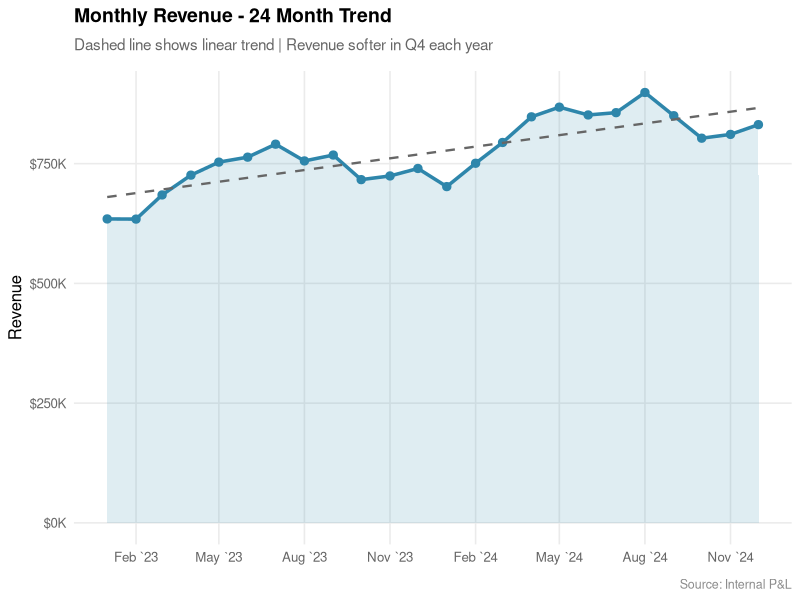
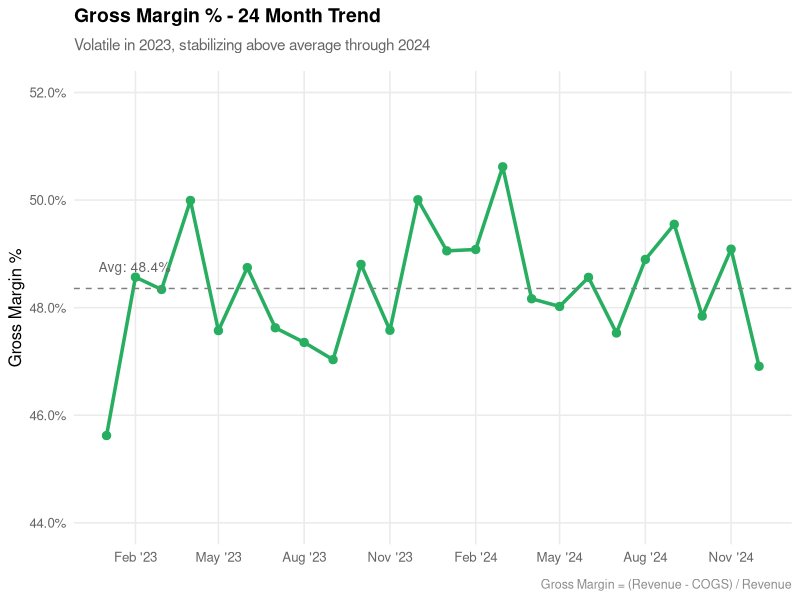
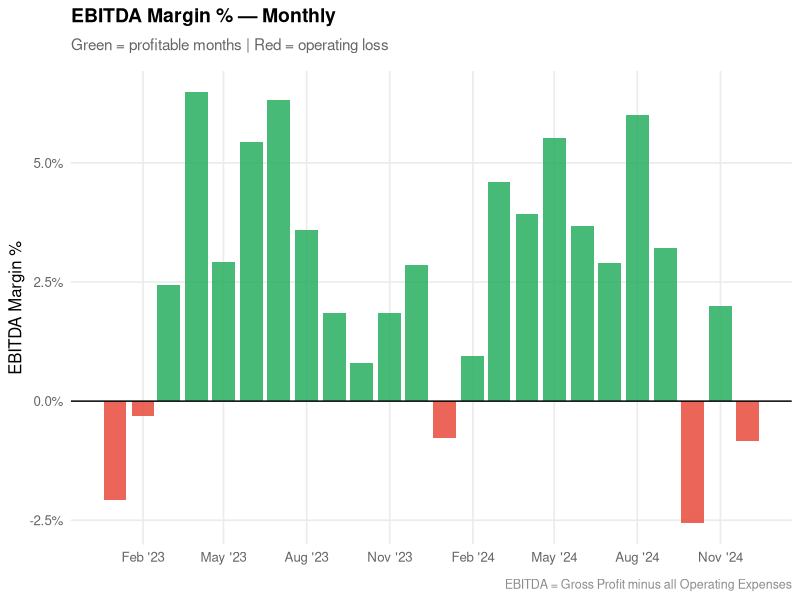
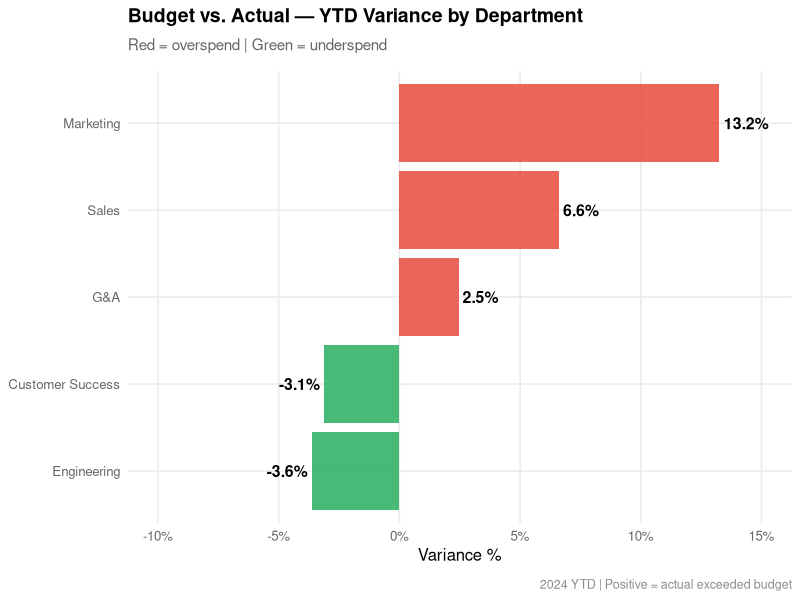
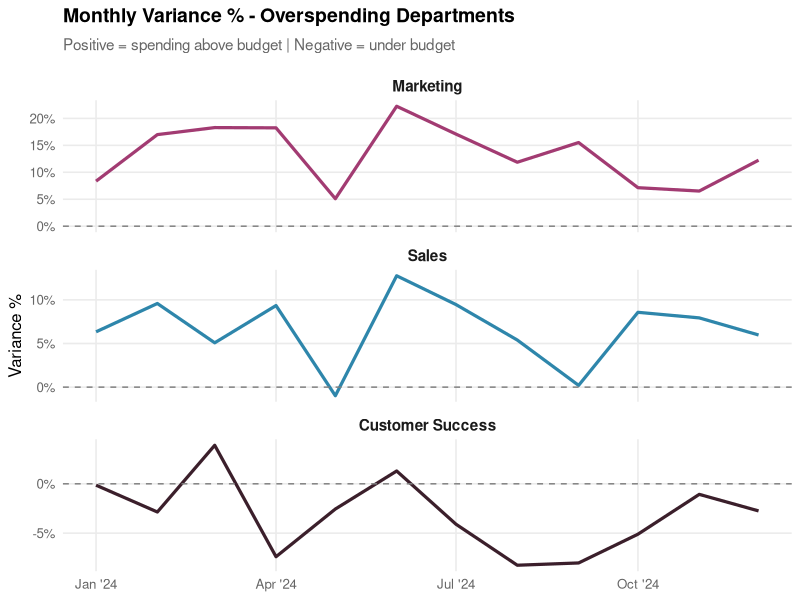
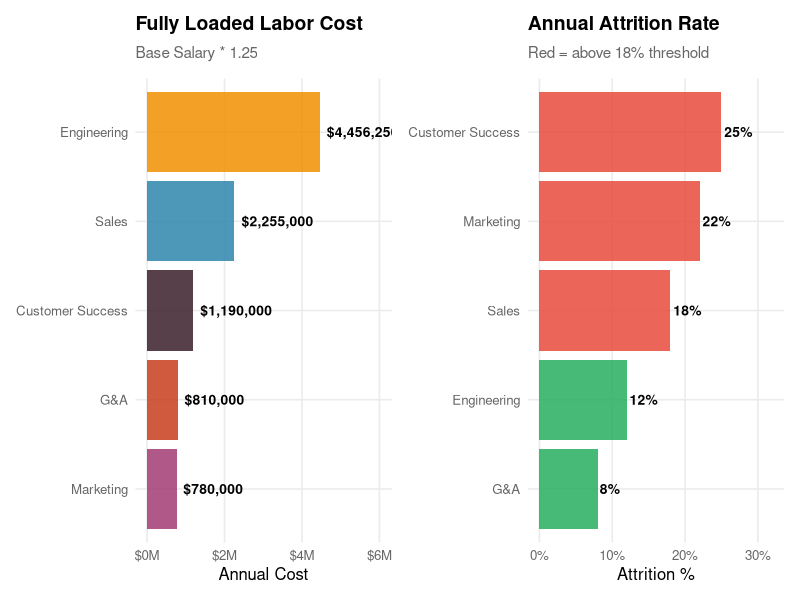
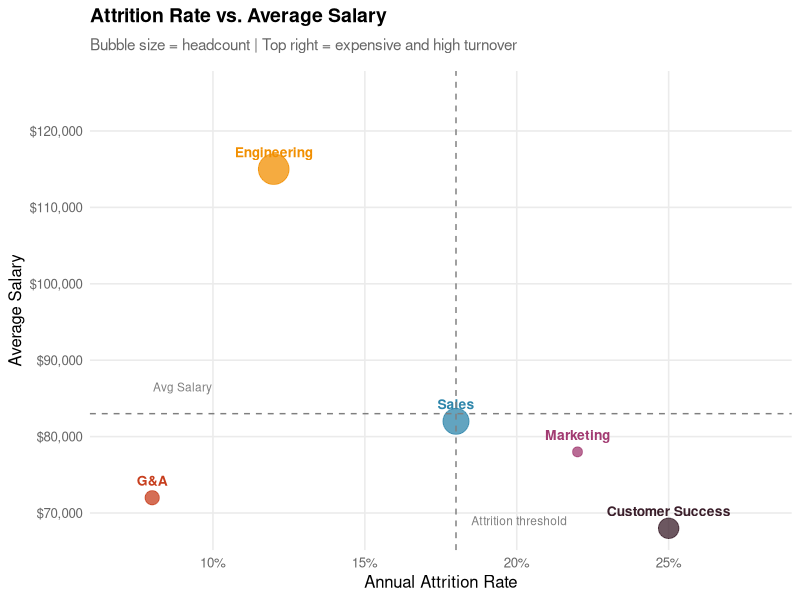
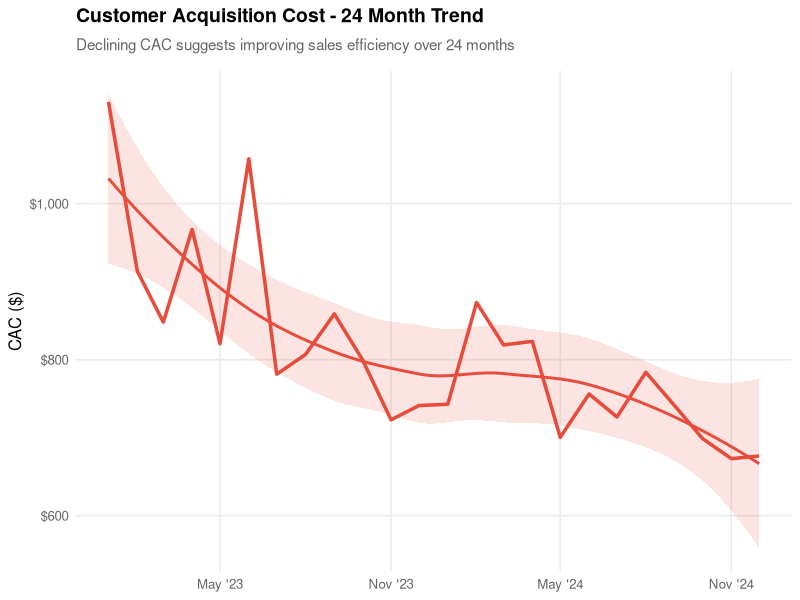

The R script that drew these images, in order:
## ---- chunk 1

knitr::opts_chunk$set(
  echo = TRUE,
  message    = FALSE,
  warning    = FALSE,
  fig.width  = 10,
  fig.height = 6,
  fig.align  = "center"
)

set.seed(42)


## ---- chunk 2

library(tidyverse)
library(scales)
library(lubridate)
library(ggthemes)
library(knitr)
library(kableExtra)
library(patchwork)

## ---- chunk 3

months <- seq.Date(from = as.Date("2023-01-01"), by = "month", length.out = 24)

monthly_pl <- tibble(
  month = months,
  revenue = 650000 * (1 + 0.015 * (1:24)) *
    (1 + 0.08 * sin((month(months) - 3) * pi / 6)) +
    rnorm(24, 0, 15000),
  cogs = revenue * (0.52 - 0.003 * (1:24) / 24) + rnorm(24, 0, 8000),
  opex_salaries = 180000 + 2500 * (1:24) + rnorm(24, 0, 5000), 
  opex_marketing = 45000 + 800 * (1:24) + rnorm(24, 0, 3000),
  opex_tech      = 28000 + 400 * (1:24) + rnorm(24, 0, 1500),
  opex_facilities = 32000 + rnorm(24, 0, 1000),
  opex_other      = 18000 + 300 * (1:24) + rnorm(24, 0, 2000)
) %>% 
  mutate(
    gross_profit = revenue - cogs,
    gross_margin = gross_profit / revenue,
    total_opex = opex_salaries + opex_marketing + opex_tech + opex_facilities + opex_other,
    ebitda = gross_profit - total_opex,
    ebitda_margin = ebitda / revenue,
    year = year(month),
    month_label = format(month, "%b %Y")
  )

## ---- chunk 4

current_years_months <- months[year(months) == 2024]

budget_vs_actual <- tibble(
  month = rep(current_years_months, 5),
  department = rep(c("Sales", "Marketing", "Engineering", "G&A", "Customer Success"), each = length(current_years_months))
) %>% 
  mutate(
    budget = case_when(
      department == "Sales"            ~ 95000  + 1000  * as.integer(factor(month)), 
      department == "Marketing"        ~ 48000  + 500   * as.integer(factor(month)), 
      department == "Engineering"      ~ 120000 + 800   * as.integer(factor(month)),  
      department == "G&A"              ~ 42000  + 200   * as.integer(factor(month)), 
      department == "Customer Success" ~ 35000  + 300   * as.integer(factor(month)) 
    ),
    variance_pct = case_when(
      department == "Sales"            ~ rnorm(n(), 0.06,  0.04), 
      department == "Marketing"        ~ rnorm(n(), 0.12,  0.05), 
      department == "Engineering"      ~ rnorm(n(), -0.03, 0.03),  
      department == "G&A"              ~ rnorm(n(), 0.02,  0.02),
      department == "Customer Success" ~ rnorm(n(), -0.05, 0.03)
    ),
    actual = budget * (1 + variance_pct),
    variance = actual - budget
  )
## ---- chunk 5
headcount <- tibble(
  department = c("Sales", "Marketing", "Engineering", "G&A", "Customer Success"),
  headcount = c(22, 8, 31, 9, 14),
  avg_salary = c(82000, 78000, 115000, 72000, 68000),
  avg_tenure_yrs = c(2.1, 1.8, 3.4, 4.2, 2.7),
  open_reqs      = c(3, 1, 5, 0, 2),
  attrition_rate = c(0.18, 0.22, 0.12, 0.08, 0.25)
) %>% 
  mutate(
    total_labor_cost = headcount * avg_salary,
    fully_loaded = total_labor_cost * 1.25
  )

## ---- chunk 6

unit_econ <- tibble(
 month             = months,
  new_customers     = round(120 + 4 * (1:24) + rnorm(24, 0, 12)),
  churned_customers = round(40 + 1.5 * (1:24) + rnorm(24, 0, 4)),
  sales_marketing_spend = monthly_pl$opex_salaries * 0.35 +
                          monthly_pl$opex_marketing
) %>% 
  mutate(
    total_customers   = cumsum(new_customers - churned_customers) + 800,
    cac               = sales_marketing_spend / pmax(new_customers, 1),
    arpu              = (monthly_pl$revenue / total_customers) * 0.25,
    churn_rate        = churned_customers / total_customers,
    ltv               = arpu / pmax(churn_rate, 0.001) * 0.70,
    ltv_cac_ratio     = ltv / cac,
    cogs_per_customer = monthly_pl$cogs / total_customers
  )

## ---- chunk 7

glimpse(monthly_pl)
glimpse(budget_vs_actual)
glimpse(headcount)
glimpse(unit_econ)

## ---- chunk 8

theme_ba <- function() {
  theme_minimal(base_size = 12) +
    theme(
      plot.title = element_text(face = "bold", size = 14,
                                margin = margin(b = 8)),
      plot.subtitle = element_text(color = "grey40", size = 11,
                                   margin = margin(b = 12)),
      plot.caption = element_text(color = "grey55", size = 9,
                                  margin = margin(t = 10)),
      panel.grid.minor = element_blank(),
      panel.grid.major = element_line(color = "grey92"),
      axis.text        = element_text(color = "grey40"),
      legend.position  = "bottom",
      strip.text       = element_text(face = "bold", size = 11)
    )
}

pallete_dept <- c(
  "Sales"            = "#2E86AB",
  "Marketing"        = "#A23B72",
  "Engineering"      = "#F18F01",
  "G&A"              = "#C73E1D",
  "Customer Success" = "#3B1F2B"
)

## ---- chunk 9

monthly_pl %>% 
  ggplot(aes(x = month, y = revenue)) +
  geom_area(fill = "#2E86AB", alpha = 0.15) +
  geom_line(color = "#2E86AB", linewidth = 1.2) +
  geom_point(color = "#2E86AB", size = 2.5) +
  geom_smooth(method = "lm", se = FALSE, color = "grey40",
              linetype = "dashed", linewidth = 0.8) +
  scale_y_continuous(labels = dollar_format(scale = 1e-3, suffix = "K"))+
  scale_x_date(date_labels = "%b `%y", date_breaks = "3 months") +
  labs(
    title = "Monthly Revenue - 24 Month Trend",
    subtitle = "Dashed line shows linear trend | Revenue softer in Q4 each year",
    x = NULL,
    y = "Revenue",
    caption = "Source: Internal P&L"
  ) + 
  theme_ba()

## ---- chunk 10

monthly_pl %>% 
  ggplot(aes(x = month, y = gross_margin)) +
  geom_line(color = "#27AE60", linewidth = 1.2) +
  geom_point(color = "#27AE60", size = 2.5) +
  geom_hline(yintercept = mean(monthly_pl$gross_margin),
             linetype = "dashed", color = "grey50") +
  annotate("text",
           x     = min(monthly_pl$month) + 30,
           y     = mean(monthly_pl$gross_margin) + 0.004,
           label = paste0("Avg: ", percent(mean(monthly_pl$gross_margin),
                                           accuracy = 0.1)),
           color = "grey40", size = 3.5) +
  scale_y_continuous(labels = percent_format(accuracy = 0.1),
                     limits = c(0.44, 0.52)) +
  scale_x_date(date_labels = "%b '%y", date_breaks = "3 months") +
  labs(
    title = "Gross Margin % - 24 Month Trend",
    subtitle = "Volatile in 2023, stabilizing above average through 2024",
    x = NULL,
    y = "Gross Margin %",
    caption = "Gross Margin = (Revenue - COGS) / Revenue"
  ) +
  theme_ba()

## ---- chunk 11

monthly_pl %>% 
  ggplot(aes(x = month, y = ebitda_margin,
             fill = ebitda_margin >= 0)) +
  geom_col(alpha = 0.85) +
  geom_hline(yintercept = 0, color = "black", linewidth = 0.5) +
  scale_y_continuous(labels = percent_format(accuracy = 0.1)) +
  scale_x_date(date_labels = "%b '%y", date_breaks = "3 months") +
  scale_fill_manual(values = c("TRUE" = "#27AE60", "FALSE" = "#E74C3C"),
                    guide = "none") +
  labs(
    title    = "EBITDA Margin % — Monthly",
    subtitle = "Green = profitable months | Red = operating loss",
    x = NULL,
    y = "EBITDA Margin %",
    caption  = "EBITDA = Gross Profit minus all Operating Expenses"
  ) +
  theme_ba()

## ---- chunk 12

bva_summary <- budget_vs_actual %>% 
  group_by(department) %>% 
  summarize(
    total_budget = sum(budget),
    total_actual = sum(actual),
    total_variance = sum(variance),
    variance_pct = total_variance / total_budget,
    .groups = 'drop'
  ) %>% 
  arrange(desc(variance_pct)) 

bva_summary %>% 
  mutate(
    total_budget = dollar(total_budget),
    total_actual = dollar(total_actual),
    total_variance = dollar(total_variance),
    variance_pct = percent(variance_pct, accuracy = 0.1)
  ) %>% 
  kable(
    col.names = c(
      "Department", "Budget", "Actual",
      "Variance ($)", "Variance (%)"
    ),
    align = c("l", "r", "r", "r", "r")
  ) %>%
  kable_styling(
    bootstrap_options = c("striped", "hover", "condensed"),
    full_width = FALSE
  )


## ---- chunk 13

bva_summary %>%
  ggplot(aes(x = reorder(department, variance_pct),
             y = variance_pct,
             fill = variance_pct > 0)) +
  geom_col(alpha = 0.85) +
  geom_text(aes(label = paste0(round(variance_pct * 100, 1), "%"),
                hjust = ifelse(variance_pct > 0, -0.1, 1.1)),
            size = 4, fontface = "bold") +
  coord_flip() +
  scale_y_continuous(labels = percent_format(),
                     limits = c(-0.1, 0.15)) +
  scale_fill_manual(values = c("TRUE" = "#E74C3C", "FALSE" = "#27AE60"),
                    guide = "none") +
  labs(
    title    = "Budget vs. Actual — YTD Variance by Department",
    subtitle = "Red = overspend | Green = underspend",
    x = NULL,
    y = "Variance %",
    caption  = "2024 YTD | Positive = actual exceeded budget"
  ) +
  theme_ba()

## ---- chunk 14
budget_vs_actual %>% 
  filter(department %in% c("Marketing", "Sales", "Customer Success")) %>% 
  mutate(department = factor(department,
                             levels = c("Marketing", "Sales",
                                        "Customer Success"))) %>% 
  ggplot(aes(x = month, y = variance_pct, color = department)) +
  geom_line(linewidth = 1.1) +
  geom_hline(yintercept = 0, linetype = "dashed", color = "grey50") +
  facet_wrap(~department, ncol = 1, scales = "free_y") +
  scale_y_continuous(labels = percent_format(accuracy = 1)) +
  scale_x_date(date_labels = "%b '%y") +
  scale_color_manual(values = pallete_dept, guide = "none") +
  labs(
    title = "Monthly Variance % - Overspending Departments",
    subtitle = "Positive = spending above budget | Negative = under budget",
    x = NULL,
    y = "Variance %"
  ) +
  theme_ba()
## ---- chunk 15
headcount_display <- headcount %>% 
  arrange(desc(fully_loaded)) %>% 
  mutate(
    avg_salary       = dollar(avg_salary),
    total_labor_cost = dollar(total_labor_cost),
    fully_loaded     = dollar(fully_loaded),
    attrition_rate   = percent(attrition_rate, accuracy = 1)
  )

headcount_display %>%
  kable(
    col.names = c("Department", "Headcount", "Avg Salary",
                  "Avg Tenure (Yrs)", "Open Reqs", "Attrition %",
                  "Total Labor", "Fully Loaded"),
    align = c("l", "r", "r", "r", "r", "r", "r", "r")
  ) %>%
  kable_styling(bootstrap_options = c("striped", "hover", "condensed"),
                full_width = TRUE)
## ---- chunk 16

p_hc1 <- headcount %>% 
  ggplot(aes(x = reorder(department, fully_loaded),
             y = fully_loaded,
             fill = department)) +
  geom_col(alpha = 0.85) +
  geom_text(aes(label = dollar(fully_loaded)),
            hjust = -0.1, size = 3.5, fontface = "bold") +
  coord_flip() +
  scale_y_continuous(labels = dollar_format(scale = 1e-6, suffix = "M"),
                     limits = c(0, max(headcount$fully_loaded) * 1.35)) +
  scale_fill_manual(values = pallete_dept, guide = "none") +
  labs(
    title = "Fully Loaded Labor Cost",
    subtitle = "Base Salary * 1.25",
    x = NULL,
    y = "Annual Cost"
  ) +
  theme_ba()

p_hc2 <- headcount %>% 
  ggplot(aes(x = reorder(department, attrition_rate),
             y = attrition_rate,
             fill = attrition_rate >= 0.18)) +
  geom_col(alpha = 0.85) +
  geom_text(aes(label = percent(attrition_rate, accuracy = 1)),
            hjust = -0.1, size = 3.5, fontface = "bold") +
  coord_flip() +
  scale_y_continuous(labels = percent_format(),
                     limits = c(0, 0.32)) +
  scale_fill_manual(values = c("FALSE" = "#27AE60", "TRUE" = "#E74C3C"),
                    guide = "none") +
  labs(
    title = "Annual Attrition Rate",
    subtitle = "Red = above 18% threshold",
    x = NULL,
    y = "Attrition %"
  ) +
  theme_ba()

p_hc1 + p_hc2

## ---- chunk 17
headcount %>% 
  ggplot(aes(x = attrition_rate, y = avg_salary,
             size = headcount, color = department, label = department)) +
  geom_point(alpha = 0.75) +
  geom_text(vjust = -1.2, hjust = 0.5, size = 3.5, fontface = "bold") +
  geom_vline(xintercept = 0.18, linetype = "dashed", color = "grey50") +
  geom_hline(yintercept = mean(headcount$avg_salary),
             linetype = "dashed", color = "grey50") +
  annotate("text", x = 0.185, y = 69000,
           label = "Attrition threshold",
           color = "grey50", size = 3, hjust = 0) +
  annotate("text", x = 0.09, 
           y = mean(headcount$avg_salary) + 3500,
           label = "Avg Salary",
           color = "grey50", size = 3) +
  scale_x_continuous(labels = percent_format(), limits = c(0.07, .28)) +
  scale_y_continuous(labels = dollar_format(), limits = c(NA, 125000)) +
  scale_color_manual(values = pallete_dept, guide = "none") +
  scale_size(range = c(3,10), guide = "none") +
  labs(
    title = "Attrition Rate vs. Average Salary",
    subtitle = "Bubble size = headcount | Top right = expensive and high turnover",
    x = "Annual Attrition Rate",
    y = "Average Salary"
  ) +
  theme_ba()
  
## ---- chunk 18
latest <- unit_econ %>% 
  slice_tail(n = 1)

latest
## ---- chunk 19

unit_econ_display <- tibble(
  Metric = c(
    "Total Customers",
    "New Customers (Latest Month)",
    "Churned Customers (Latest Month)",
    "Customer Acquisition Cost",
    "Monthly ARPU",
    "Monthly Churn Rate",
    "Estimated LTV",
    "LTV:CAC Ratio"
  ),
  Value = c(
    comma(latest$total_customers),
    comma(latest$new_customers),
    comma(latest$churned_customers),
    dollar(latest$cac),
    dollar(latest$arpu),
    percent(latest$churn_rate, accuracy = 0.1),
    dollar(latest$ltv),
    round(latest$ltv_cac_ratio, 2)
  ),
  Interpretation = c(
    "Current book of business",
    "Gross new logos this month",
    "Accounts lost this month",
    "Sales and marketing spend per new customer",
    "Average revenue per user per month",
    "Percent of customers lost per month",
    "ARPU divided by churn rate times 70% margin",
    "Target is 3x or above for a healthy business"
  )
)

unit_econ_display %>%
  kable(align = c("l", "r", "l")) %>%
  kable_styling(bootstrap_options = c("striped", "hover"),
                full_width = FALSE)

## ---- chunk 20

unit_econ %>% 
  ggplot(aes(x = month, y = cac)) +
  geom_line(color = "#E74C3C", linewidth = 1.2) +
  geom_smooth(method = "loess", se = TRUE, alpha = 0.15,
              color = "#E74C3C", fill = "#E74C3C") +
  scale_y_continuous(labels = dollar_format()) +
  scale_x_date(date_labels = "%b '%y", date_breaks = "6 months") +
  labs(
    title = "Customer Acquisition Cost - 24 Month Trend",
    subtitle = "Declining CAC suggests improving sales efficiency over 24 months",
    x = NULL,
    y= "CAC ($)"
  ) +
  theme_ba()

## ---- chunk 21
unit_econ %>% 
  ggplot(aes(x=month, y = ltv_cac_ratio)) +
  geom_line(color = "#2E86AB", linewidth =1.2) +
  geom_point(color = "#2E86AB", size = 2.5) +
  geom_hline(yintercept = 3, linetype = 'dashed',
             color = "#27ae60", linewidth = 1) +
  annotate("text",
           x = min(unit_econ$month) + 30,
           y = 3.15,
           label = "Healthy threshold (3.0x)",
           color = "#27ae60", size = 3.5) +
  scale_x_date(date_labels = "%b '%y", date_breaks = "6 months") +
  scale_y_continuous(limits = c(2, NA)) +
    labs(
    title    = "LTV:CAC Ratio — 24 Month Trend",
    subtitle = "Below 3x means we are paying too much to acquire relative to customer value",
    x = NULL,
    y = "LTV:CAC"
  ) +
  theme_ba()
## ---- chunk 22
unit_econ %>%
  ggplot(aes(x = month, y = churn_rate)) +
  geom_line(color = "#A23B72", linewidth = 1.2) +
  geom_point(color = "#A23B72", size = 2.5) +
  geom_hline(yintercept = 0.02, linetype = "dashed",
             color = "grey50", linewidth = 0.8) +
  annotate("text",
           x     = min(unit_econ$month) + 30,
           y     = 0.0215,
           label = "2% monthly benchmark",
           color = "grey50", size = 3.5) +
  scale_y_continuous(labels = percent_format(accuracy = 0.1)) +
  scale_x_date(date_labels = "%b '%y", date_breaks = "6 months") +
  labs(
    title    = "Monthly Customer Churn Rate — 24 Month Trend",
    subtitle = "Even small churn compounds significantly at scale",
    x = NULL,
    y = "Monthly Churn Rate"
  ) +
  theme_ba()
## ---- chunk 23
tibble(
  Category = c(
    "Revenue Growth (YoY)",
    "Gross Margin (Latest)",
    "EBITDA Margin (Latest)",
    "Marketing Budget Variance (YTD)",
    "Engineering Budget Variance (YTD)",
    "Customer Success Attrition",
    "LTV:CAC Ratio (Latest)",
    "Monthly Churn Rate (Latest)"
  ),
  Value = c(
    percent(
      (monthly_pl %>% filter(year == 2024) %>% pull(revenue) %>% mean()) /
      (monthly_pl %>% filter(year == 2023) %>% pull(revenue) %>% mean()) - 1,
      accuracy = 0.1),
    percent(last(monthly_pl$gross_margin), accuracy = 0.1),
    percent(last(monthly_pl$ebitda_margin), accuracy = 0.1),
    percent(filter(bva_summary, department == "Marketing") %>% 
              pull(variance_pct), accuracy = 0.1),
    percent(filter(bva_summary, department == "Engineering") %>% 
              pull(variance_pct), accuracy = 0.1),
    percent(filter(headcount, department == "Customer Success") %>% 
              pull(attrition_rate), accuracy = 1),
    as.character(round(last(unit_econ$ltv_cac_ratio), 2)),
    percent(last(unit_econ$churn_rate), accuracy = 0.1)
  ),
Signal = c(
  "Strong",
  "Healthy", 
  "Watch",
  "Investigate",
  "Deferred hiring",
  "Investigate",
  "Below threshold",
  "Improving"
)
) %>%
  kable(align = c("l", "r", "c"), escape = FALSE) %>%
  kable_styling(bootstrap_options = c("striped", "hover"),
                full_width = FALSE)
